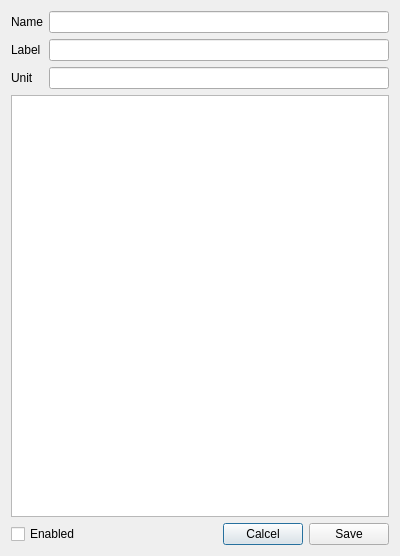
<?xml version="1.0" encoding="UTF-8"?>
<ui version="4.0">
 <class>SensorDialog</class>
 <widget class="QDialog" name="SensorDialog">
  <property name="geometry">
   <rect>
    <x>0</x>
    <y>0</y>
    <width>400</width>
    <height>556</height>
   </rect>
  </property>
  <property name="windowTitle">
   <string>Sensor settings</string>
  </property>
  <layout class="QGridLayout" name="gridLayout">
   <item row="0" column="0">
    <widget class="QLabel" name="labelName">
     <property name="text">
      <string>Name</string>
     </property>
    </widget>
   </item>
   <item row="0" column="1">
    <widget class="QLineEdit" name="Name">
     <property name="maxLength">
      <number>32</number>
     </property>
    </widget>
   </item>
   <item row="1" column="0">
    <widget class="QLabel" name="labelLabel">
     <property name="text">
      <string>Label</string>
     </property>
    </widget>
   </item>
   <item row="1" column="1">
    <widget class="QLineEdit" name="Label">
     <property name="maxLength">
      <number>6</number>
     </property>
    </widget>
   </item>
   <item row="2" column="0">
    <widget class="QLabel" name="labelUnit">
     <property name="text">
      <string>Unit</string>
     </property>
    </widget>
   </item>
   <item row="2" column="1">
    <widget class="QLineEdit" name="Unit">
     <property name="maxLength">
      <number>32</number>
     </property>
    </widget>
   </item>
   <item row="3" column="0" colspan="2">
    <widget class="KLScripteditor" name="Script"/>
   </item>
   <item row="4" column="0" colspan="2">
    <layout class="QHBoxLayout" name="horizontalLayout">
     <item>
      <widget class="QCheckBox" name="Active">
       <property name="text">
        <string>Enabled</string>
       </property>
      </widget>
     </item>
     <item>
      <spacer name="horizontalSpacer">
       <property name="orientation">
        <enum>Qt::Horizontal</enum>
       </property>
       <property name="sizeHint" stdset="0">
        <size>
         <width>40</width>
         <height>20</height>
        </size>
       </property>
      </spacer>
     </item>
     <item>
      <widget class="QPushButton" name="cancelButton">
       <property name="text">
        <string>Calcel</string>
       </property>
      </widget>
     </item>
     <item>
      <widget class="QPushButton" name="saveButton">
       <property name="text">
        <string>Save</string>
       </property>
      </widget>
     </item>
    </layout>
   </item>
  </layout>
 </widget>
 <customwidgets>
  <customwidget>
   <class>KLScripteditor</class>
   <extends>QPlainTextEdit</extends>
   <header location="global">qt/klscripteditor.hpp</header>
  </customwidget>
 </customwidgets>
 <resources/>
 <connections>
  <connection>
   <sender>cancelButton</sender>
   <signal>clicked()</signal>
   <receiver>SensorDialog</receiver>
   <slot>reject()</slot>
   <hints>
    <hint type="sourcelabel">
     <x>282</x>
     <y>524</y>
    </hint>
    <hint type="destinationlabel">
     <x>275</x>
     <y>590</y>
    </hint>
   </hints>
  </connection>
  <connection>
   <sender>saveButton</sender>
   <signal>clicked()</signal>
   <receiver>SensorDialog</receiver>
   <slot>accept()</slot>
   <hints>
    <hint type="sourcelabel">
     <x>345</x>
     <y>533</y>
    </hint>
    <hint type="destinationlabel">
     <x>350</x>
     <y>607</y>
    </hint>
   </hints>
  </connection>
 </connections>
</ui>
